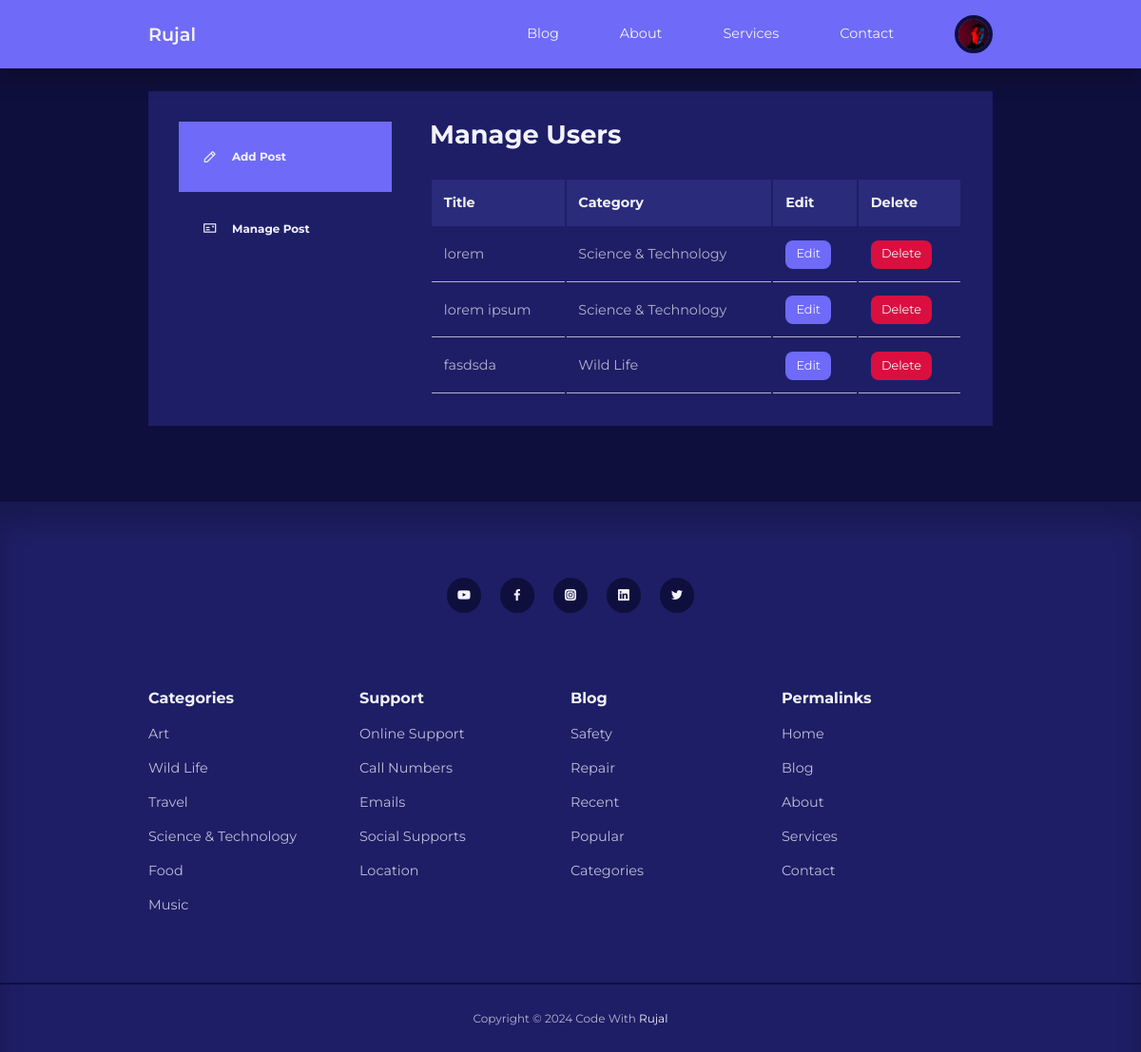
The page /admin/ (signed in) on the database its author committed.
### tables this page shows
CREATE TABLE `users` (
  `id` int(11) UNSIGNED NOT NULL,
  `firstname` varchar(50) NOT NULL,
  `lastname` varchar(50) NOT NULL,
  `username` varchar(50) NOT NULL,
  `email` varchar(100) NOT NULL,
  `password` varchar(255) NOT NULL,
  `avatar` varchar(255) NOT NULL,
  `is_admin` tinyint(1) NOT NULL
);

CREATE TABLE `posts` (
  `id` int(11) UNSIGNED NOT NULL,
  `title` varchar(255) NOT NULL,
  `body` text NOT NULL,
  `thumbnail` varchar(255) NOT NULL,
  `date_time` timestamp NOT NULL DEFAULT current_timestamp(),
  `category_id` int(11) UNSIGNED DEFAULT NULL,
  `author_id` int(11) UNSIGNED NOT NULL,
  `is_featured` tinyint(1) NOT NULL
);

CREATE TABLE `categories` (
  `id` int(11) UNSIGNED NOT NULL,
  `title` varchar(50) NOT NULL,
  `description` text NOT NULL
);

### admin/partials/header.php (called while the page is built, shortened)
<?php
require '../partials/header.php';

### admin/index.php (the view, shortened to what this page needs)
<?php
include 'partials/header.php';
$current_user_id = $_SESSION['user-id'];
$query = "SELECT id, title, category_id FROM posts WHERE author_id=$current_user_id ORDER BY id DESC";
$posts = mysqli_query($connection, $query);
?>
    <section class="dashboard">
    <div class="container dashboard__container">
        <aside>
            <ul>
                <li>
                    <a href="add-post.php"><i class="uil uil-pen"></i>
                        <h5>Add Post</h5>
                    </a>
                </li>
                <li>
                    <a href="index.php" class="active"><i class="uil uil-postcard"></i>
                        <h5>Manage Post</h5>
                    </a>
                </li>
            </ul>
        </aside>
        <main>
            <h2>Manage Users</h2>
            <?php if(mysqli_num_rows($posts) > 0) : ?>
            <table>
                <thead>
                    <tr>
                        <th>Title</th>
                        <th>Category</th>
                        <th>Edit</th>
                        <th>Delete</th>
                    </tr>
                </thead>
                <tbody>
                    <?php while($post = mysqli_fetch_assoc($posts)) : ?>
                    <?php
                    $category_id = $post['category_id'];
                    $category_query = "SELECT title FROM categories WHERE id=$category_id";
                    $category_result = mysqli_query($connection, $category_query);
                    $category = mysqli_fetch_assoc($category_result);
                    ?>
                    <tr>
                        <td><?= $post['title'] ?></td>
                        <td><?= $category['title'] ?></td>
                        <td><a href="<?= ROOT_URL ?>admin/edit-post.php?id=<?= $post['id']?>" class="btn sm">Edit</a></td>
                        <td><a href="<?= ROOT_URL ?>admin/delete-post.php?id=<?= $post['id'] ?>" class="btn sm danger">Delete</a></td>
                    </tr>
                    <?php endwhile ?>
                </tbody>
            </table>
            <?php else : ?>
                <div class="alert__message error"><?= "No posts found" ?></div>
            <?php endif ?>
        </main>
    </div>
    </section>
<?php
include '../partials/footer.php';
?>

### partials/header.php (shortened to what this page needs)
<?php
require 'config/database.php';
if(isset($_SESSION['user-id'])) {
    $id = filter_var($_SESSION['user-id'], FILTER_SANITIZE_NUMBER_INT);
    $query = "SELECT avatar FROM users WHERE id=$id";
    $result = mysqli_query($connection, $query);
    $avatar = mysqli_fetch_assoc($result);
}
?>
<!DOCTYPE html>
<html lang="en">
<head>
    <link rel="stylesheet" href="<?= ROOT_URL ?>assets/css/style.css">
    <link rel="stylesheet" href="https://unicons.iconscout.com/release/v4.0.0/css/line.css">
</head>
<body>
    <nav>
        <div class="container nav__container">
            <a href="<?= ROOT_URL ?>" class="nav__logo">Rujal</a>
            <ul class="nav__items">
                <li><a href="<?= ROOT_URL ?>blog.php">Blog</a></li>
                <li><a href="<?= ROOT_URL ?>about.php">About</a></li>
                <li><a href="<?= ROOT_URL ?>services.php">Services</a></li>
                <li><a href="<?= ROOT_URL ?>contact.php">Contact</a></li>
                <?php if(isset($_SESSION['user-id'])) : ?>
                    <li class="nav__profile">
                    <div class="avatar">
                        <img src= "<?= ROOT_URL . 'assets/images/' . $avatar['avatar'] ?>">
                    </div>
                </li>
                <?php else : ?>
                <li><a href="<?= ROOT_URL ?>signin.php">Signin</a></li>
                <?php endif ?>
            </ul>
        </div>
    </nav>

### assets/css/style.css (style rules this page uses)
:root { --color-primary: #6f6af8; --color-primary-light: hsl(242, 91%, 69%, 18%); --color-primary-variant: #5854c7; --color-red: #da0f3f; --color-red-variant: #ad1034; --color-red-light: hsl(346, 87%, 46%, 15%); --color-green: #00c476; --color-green-light: hsl(156, 100%, 38%, 15%); --color-gray-900: #1e1e66; --color-gray-700: #2b2b7c; --color-gray-300: rgba(242, 242, 254, 0.3); --color-gray-200: rgba(242, 242, 254, 0.7); --color-white: #f2f2fe; --color-bg: #0f0f3e; --transition: all 300ms ease; --container-width-lg: 74%; --container-width-md: 88%; --form-width: 40%; --card-border-radius-1: 0.3rem; --card-border-radius-2: 0.5rem; --card-border-radius-3: 0.8rem; --card-border-radius-4: 2rem; --card-border-radius-5: 5rem; }
* { margin: 0; padding: 0; outline: 0; border: 0; appearance: none; list-style: none; text-decoration: none; box-sizing: border-box; }
body { font-family: "Montserrat", serif; line-height: 1.6; color: var(--color-gray-200); overflow-x: hidden; background: var(--color-bg); font-size: 0.9rem; }
.container { width: var(--container-width-lg); max-width: 1800px; margin-inline: auto; }
section { margin-top: 3rem; width: 100vw; }
h1, h2, h3, h4, h5 { color: var(--color-white); line-height: 1.3; }
h2 { font-size: 1.7rem; margin: 1rem 0; }
a { color: var(--color-white); transition: var(--transition); }
img { display: block; width: 100%; object-fit: cover; }
nav { background: var(--color-primary); width: 100vw; height: 4.5rem; position: fixed; top: 0; z-index: 10; box-shadow: 0 1rem 1rem rgba(0, 0, 0, 0.2); }
.nav__container { height: 100%; display: flex; align-items: center; justify-content: space-between; }
.avatar { width: 2.5rem; height: 2.5rem; border-radius: 50%; overflow: hidden; border: 0.3rem solid var(--color-bg); }
.nav__logo { font-weight: 600; font-size: 1.2rem; }
.nav__items { display: flex; align-items: center; gap: 4rem; }
.nav__profile { position: relative; cursor: pointer; }
.btn { display: inline-block; width: fit-content; padding: 0.6rem 1.2rem; background-color: var(--color-primary); border-radius: var(--card-border-radius-2); cursor: pointer; transition: var(--transition); color: var(--color-white); }
.btn.sm { padding: 0.3rem 0.7rem; font-size: 0.8rem; }
.btn.danger { background: var(--color-red); }
.dashboard { margin-top: 6rem; }
.dashboard__container { display: grid; grid-template-columns: 14rem auto; gap: 1rem; background: var(--color-gray-900); padding: 2rem; margin-bottom: 5rem; }
.dashboard aside a { background: var(--color-primary); display: flex; gap: 1rem; align-items: center; padding: 1.6rem; }
.dashboard aside ul li:not(:last-child) { border-bottom: 1px solid var(--color-gray-900); }
.dashboard aside a.active { background: var(--color-gray-900); }
.dashboard main { margin-left: 1.5rem; }
.dashboard main h2 { margin: 0 0 2rem 0; line-height: 1; }
.dashboard main table { width: 100%; text-align: left; }
.dashboard main table th { background: var(--color-gray-700); padding: 0.8rem; color: var(--color-white); }
.dashboard main table td { padding: 0.8rem; border-bottom: 1px solid var(--color-gray-200); }

### rows shown on the page
users: avatar (picture)
posts: title "lorem", category.title "Science & Technology"
posts: title "lorem ipsum", category.title "Science & Technology"
posts: title "fasdsda", category.title "Wild Life"
